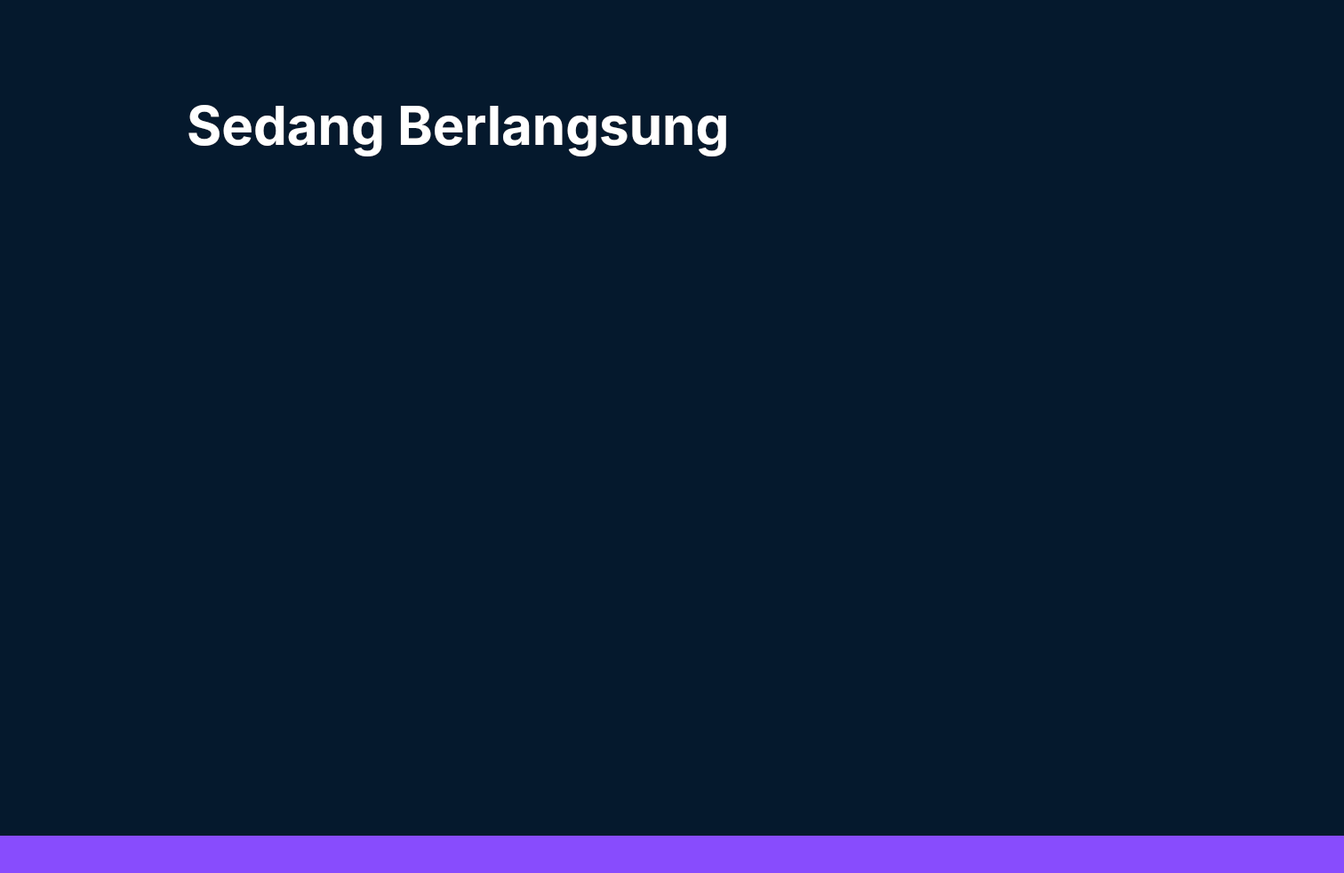
<?xml version="1.0" encoding="UTF-8"?>
<ui version="4.0">
 <class>pilihDaerah</class>
 <widget class="QDialog" name="pilihDaerah">
  <property name="geometry">
   <rect>
    <x>0</x>
    <y>0</y>
    <width>1512</width>
    <height>982</height>
   </rect>
  </property>
  <property name="palette">
   <palette>
    <active>
     <colorrole role="Base">
      <brush brushstyle="SolidPattern">
       <color alpha="255">
        <red>255</red>
        <green>255</green>
        <blue>255</blue>
       </color>
      </brush>
     </colorrole>
     <colorrole role="Window">
      <brush brushstyle="SolidPattern">
       <color alpha="255">
        <red>5</red>
        <green>25</green>
        <blue>45</blue>
       </color>
      </brush>
     </colorrole>
    </active>
    <inactive>
     <colorrole role="Base">
      <brush brushstyle="SolidPattern">
       <color alpha="255">
        <red>255</red>
        <green>255</green>
        <blue>255</blue>
       </color>
      </brush>
     </colorrole>
     <colorrole role="Window">
      <brush brushstyle="SolidPattern">
       <color alpha="255">
        <red>5</red>
        <green>25</green>
        <blue>45</blue>
       </color>
      </brush>
     </colorrole>
    </inactive>
    <disabled>
     <colorrole role="Base">
      <brush brushstyle="SolidPattern">
       <color alpha="255">
        <red>5</red>
        <green>25</green>
        <blue>45</blue>
       </color>
      </brush>
     </colorrole>
     <colorrole role="Window">
      <brush brushstyle="SolidPattern">
       <color alpha="255">
        <red>5</red>
        <green>25</green>
        <blue>45</blue>
       </color>
      </brush>
     </colorrole>
    </disabled>
   </palette>
  </property>
  <property name="windowTitle">
   <string>Dialog</string>
  </property>
  <property name="autoFillBackground">
   <bool>false</bool>
  </property>
  <widget class="QLabel" name="label">
   <property name="geometry">
    <rect>
     <x>-70</x>
     <y>940</y>
     <width>2200</width>
     <height>100</height>
    </rect>
   </property>
   <property name="palette">
    <palette>
     <active>
      <colorrole role="Button">
       <brush brushstyle="SolidPattern">
        <color alpha="255">
         <red>136</red>
         <green>76</green>
         <blue>253</blue>
        </color>
       </brush>
      </colorrole>
      <colorrole role="Base">
       <brush brushstyle="SolidPattern">
        <color alpha="255">
         <red>136</red>
         <green>76</green>
         <blue>253</blue>
        </color>
       </brush>
      </colorrole>
      <colorrole role="Window">
       <brush brushstyle="SolidPattern">
        <color alpha="255">
         <red>136</red>
         <green>76</green>
         <blue>253</blue>
        </color>
       </brush>
      </colorrole>
     </active>
     <inactive>
      <colorrole role="Button">
       <brush brushstyle="SolidPattern">
        <color alpha="255">
         <red>136</red>
         <green>76</green>
         <blue>253</blue>
        </color>
       </brush>
      </colorrole>
      <colorrole role="Base">
       <brush brushstyle="SolidPattern">
        <color alpha="255">
         <red>136</red>
         <green>76</green>
         <blue>253</blue>
        </color>
       </brush>
      </colorrole>
      <colorrole role="Window">
       <brush brushstyle="SolidPattern">
        <color alpha="255">
         <red>136</red>
         <green>76</green>
         <blue>253</blue>
        </color>
       </brush>
      </colorrole>
     </inactive>
     <disabled>
      <colorrole role="Button">
       <brush brushstyle="SolidPattern">
        <color alpha="255">
         <red>136</red>
         <green>76</green>
         <blue>253</blue>
        </color>
       </brush>
      </colorrole>
      <colorrole role="Base">
       <brush brushstyle="SolidPattern">
        <color alpha="255">
         <red>136</red>
         <green>76</green>
         <blue>253</blue>
        </color>
       </brush>
      </colorrole>
      <colorrole role="Window">
       <brush brushstyle="SolidPattern">
        <color alpha="255">
         <red>136</red>
         <green>76</green>
         <blue>253</blue>
        </color>
       </brush>
      </colorrole>
     </disabled>
    </palette>
   </property>
   <property name="styleSheet">
    <string notr="true">background-color: rgb(136,76,253);</string>
   </property>
   <property name="text">
    <string/>
   </property>
  </widget>
  <widget class="QLabel" name="label_2">
   <property name="geometry">
    <rect>
     <x>76</x>
     <y>58</y>
     <width>128</width>
     <height>128</height>
    </rect>
   </property>
   <property name="styleSheet">
    <string notr="true">background-image:url(:/img/logo/logo.png);
background-repeat: none;</string>
   </property>
   <property name="text">
    <string/>
   </property>
  </widget>
  <widget class="QLabel" name="label_3">
   <property name="geometry">
    <rect>
     <x>210</x>
     <y>80</y>
     <width>801</width>
     <height>121</height>
    </rect>
   </property>
   <property name="font">
    <font>
     <family>Inter</family>
     <pointsize>45</pointsize>
     <weight>75</weight>
     <bold>true</bold>
    </font>
   </property>
   <property name="styleSheet">
    <string notr="true">color: white
</string>
   </property>
   <property name="text">
    <string>Sedang Berlangsung</string>
   </property>
  </widget>
  <widget class="QToolButton" name="back_button">
   <property name="geometry">
    <rect>
     <x>30</x>
     <y>750</y>
     <width>131</width>
     <height>161</height>
    </rect>
   </property>
   <property name="cursor">
    <cursorShape>PointingHandCursor</cursorShape>
   </property>
   <property name="styleSheet">
    <string notr="true">background-image:url(:/img/pilihDaerah/back.png);
background-repeat : none;
background-color : transparent;</string>
   </property>
   <property name="text">
    <string/>
   </property>
   <property name="autoRaise">
    <bool>true</bool>
   </property>
  </widget>
  <widget class="QLabel" name="label_8">
   <property name="geometry">
    <rect>
     <x>-90</x>
     <y>-60</y>
     <width>1700</width>
     <height>1000</height>
    </rect>
   </property>
   <property name="palette">
    <palette>
     <active>
      <colorrole role="Button">
       <brush brushstyle="SolidPattern">
        <color alpha="255">
         <red>5</red>
         <green>25</green>
         <blue>45</blue>
        </color>
       </brush>
      </colorrole>
      <colorrole role="Base">
       <brush brushstyle="SolidPattern">
        <color alpha="255">
         <red>5</red>
         <green>25</green>
         <blue>45</blue>
        </color>
       </brush>
      </colorrole>
      <colorrole role="Window">
       <brush brushstyle="SolidPattern">
        <color alpha="255">
         <red>5</red>
         <green>25</green>
         <blue>45</blue>
        </color>
       </brush>
      </colorrole>
     </active>
     <inactive>
      <colorrole role="Button">
       <brush brushstyle="SolidPattern">
        <color alpha="255">
         <red>5</red>
         <green>25</green>
         <blue>45</blue>
        </color>
       </brush>
      </colorrole>
      <colorrole role="Base">
       <brush brushstyle="SolidPattern">
        <color alpha="255">
         <red>5</red>
         <green>25</green>
         <blue>45</blue>
        </color>
       </brush>
      </colorrole>
      <colorrole role="Window">
       <brush brushstyle="SolidPattern">
        <color alpha="255">
         <red>5</red>
         <green>25</green>
         <blue>45</blue>
        </color>
       </brush>
      </colorrole>
     </inactive>
     <disabled>
      <colorrole role="Button">
       <brush brushstyle="SolidPattern">
        <color alpha="255">
         <red>5</red>
         <green>25</green>
         <blue>45</blue>
        </color>
       </brush>
      </colorrole>
      <colorrole role="Base">
       <brush brushstyle="SolidPattern">
        <color alpha="255">
         <red>5</red>
         <green>25</green>
         <blue>45</blue>
        </color>
       </brush>
      </colorrole>
      <colorrole role="Window">
       <brush brushstyle="SolidPattern">
        <color alpha="255">
         <red>5</red>
         <green>25</green>
         <blue>45</blue>
        </color>
       </brush>
      </colorrole>
     </disabled>
    </palette>
   </property>
   <property name="styleSheet">
    <string notr="true">background-color: rgb(5,25,45);</string>
   </property>
   <property name="text">
    <string/>
   </property>
  </widget>
  <zorder>label_8</zorder>
  <zorder>label</zorder>
  <zorder>label_2</zorder>
  <zorder>label_3</zorder>
  <zorder>back_button</zorder>
 </widget>
 <resources>
  <include location="image.qrc"/>
 </resources>
 <connections/>
</ui>
